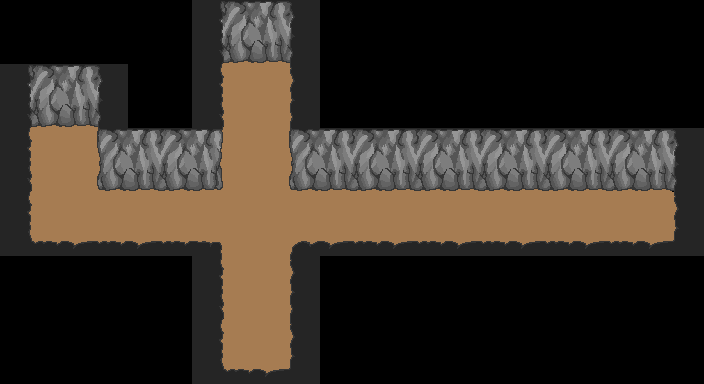

Rendered tile map (Tiled .tmx) drawn with the repository's tilesets; below, a short description and the map source with its tile grids summarised:
An orthogonal 22x12 tile map with 32x32 px tiles, 2 tile layers (Tile Layer 1, Tile Layer 2) and 14 objects (2x 3, 2x 2, 1, player, exit).

<map version="1.0" orientation="orthogonal" width="22" height="12" tilewidth="32" tileheight="32">
 <tileset firstgid="1" source="tileset.tsx" />
 <layer name="Tile Layer 1" width="22" height="12">
  <properties>
   <property name="background" value="true" />
  </properties>
  <data>[264 cells, 123 non-empty, 4 distinct tile ids]</data>
 </layer>
 <layer name="Tile Layer 2" width="22" height="12">
  <data>[264 cells, 88 non-empty, 22 distinct tile ids]</data>
 </layer>
 <objectgroup name="Lights" width="22" height="12">
  <object name="1" x="224" y="64" width="64" height="64">
   <properties>
    <property name="enabled" value="false" />
   </properties>
  </object>
  <object name="3" x="224" y="320" width="64" height="64" />
  <object x="608" y="192" width="64" height="64" />
  <object name="2" x="288" y="192" width="64" height="64">
   <properties>
    <property name="enabled" value="false" />
   </properties>
  </object>
 </objectgroup>
 <objectgroup name="Switches" width="22" height="12">
  <object name="2" x="224" y="64" width="64" height="64" />
  <object name="3" x="224" y="320" width="64" height="64" />
 </objectgroup>
 <objectgroup name="Collision" width="22" height="12" visible="0">
  <object x="32" y="0" width="64" height="128" />
  <object x="96" y="0" width="128" height="192" />
  <object x="288" y="0" width="320" height="192" />
  <object x="32" y="256" width="192" height="128" />
  <object x="288" y="256" width="320" height="128" />
  <object x="224" y="0" width="64" height="64" />
 </objectgroup>
 <objectgroup name="Spawn" width="22" height="12" visible="0">
  <object name="player" x="32" y="128" width="64" height="64" />
  <object name="exit" x="544" y="192" width="64" height="64" />
 </objectgroup>
</map>
